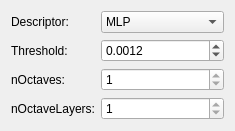
           <widget class="QWidget" name="tab_akaze">
            <attribute name="title">
             <string>AKAZE</string>
            </attribute>
            <layout class="QFormLayout" name="akaze_form_layout">
             <item row="0" column="0">
              <widget class="QLabel" name="label_akaze_type">
               <property name="text">
                <string>Descriptor:</string>
               </property>
              </widget>
             </item>
             <item row="0" column="1">
              <widget class="QComboBox" name="akaze_descriptor_type">
               <item>
                <property name="text">
                 <string>KAZE_UPRIGHT</string>
                </property>
               </item>
               <item>
                <property name="text">
                 <string>KAZE</string>
                </property>
               </item>
               <item>
                <property name="text">
                 <string>MLP_UPRIGHT</string>
                </property>
               </item>
               <item>
                <property name="text">
                 <string>MLP</string>
                </property>
               </item>
               <property name="currentIndex">
                <number>3</number>
               </property>
              </widget>
             </item>
             <item row="1" column="0">
              <widget class="QLabel" name="label_akaze_threshold">
               <property name="text">
                <string>Threshold:</string>
               </property>
              </widget>
             </item>
             <item row="1" column="1">
              <widget class="QDoubleSpinBox" name="akaze_threshold">
               <property name="decimals">
                <number>4</number>
               </property>
               <property name="singleStep">
                <double>0.000100000000000</double>
               </property>
               <property name="value">
                <double>0.001200000000000</double>
               </property>
              </widget>
             </item>
             <item row="2" column="0">
              <widget class="QLabel" name="label_akaze_nOctaves">
               <property name="text">
                <string>nOctaves:</string>
               </property>
              </widget>
             </item>
             <item row="2" column="1">
              <widget class="QSpinBox" name="akaze_nOctaves">
               <property name="minimum">
                <number>1</number>
               </property>
               <property name="maximum">
                <number>1</number>
               </property>
               <property name="value">
                <number>4</number>
               </property>
              </widget>
             </item>
             <item row="3" column="0">
              <widget class="QLabel" name="label_akaze_nOctaveLayers">
               <property name="text">
                <string>nOctaveLayers:</string>
               </property>
              </widget>
             </item>
             <item row="3" column="1">
              <widget class="QSpinBox" name="akaze_nOctaveLayers">
               <property name="minimum">
                <number>1</number>
               </property>
               <property name="maximum">
                <number>1</number>
               </property>
               <property name="value">
                <number>4</number>
               </property>
              </widget>
             </item>
            </layout>
           </widget>
